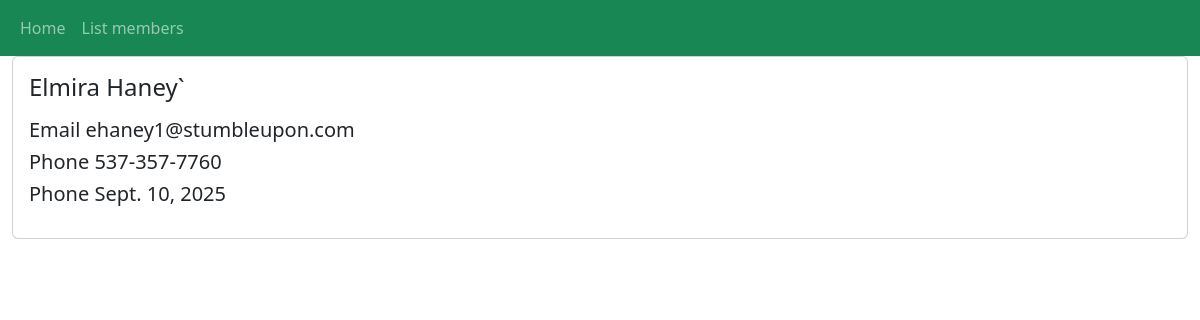
/members/details/18, run on the app's committed database.
### members/models.py (models this page shows, shortened)
class Member(models.Model):
    fname = models.CharField(max_length=255, verbose_name="Firstname")
    lname = models.CharField(max_length=255, verbose_name="Lastname")
    email = models.CharField(null=True)
    phone = models.CharField(max_length=12, null=True)
    join_date = models.DateField(null=True,auto_now_add=True)

### members/views.py (the view)
# urls.py: path('members/details/<int:id>',views.user_details,name='details')
def user_details(request,id):
    member = Member.objects.get(id = id)
    template = loader.get_template("memberDetail.html")
    context = {
        "member":member
    }
    return HttpResponse(template.render(context,request))

### members/templates/memberDetail.html (shortened to what this page needs)
{% extends "master.html" %}
{% block content %}
<div class="row justify-content-start align-items-start g-2">
    <div class="col">
        <div class="card">
            <div class="card-body">
                <h4 class="card-title">{{member.fname}} {{member.lname}}</h4>
                <p class="card-text">
                    <h5>Email {{member.email}}</h5>
                    <h5>Phone {{member.phone}}</h5>
                    <h5>Phone {{member.join_date}}</h5>
                </p>
            </div>
        </div>
    </div>
</div>
{% endblock content %}

### data on the page
Member: fname "Elmira", lname "Haney`", email "ehaney1@stumbleupon.com", phone "537-357-7760", join_date "Sept. 10, 2025"
